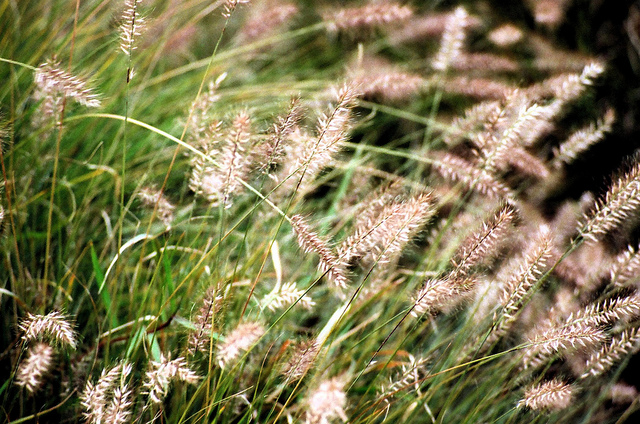
%> input picture out_of_focus0686.jpg, 640 x 424 px
$ octave demoLBP.m   (GNU Octave 9; MATLAB toolbox functions it lacks are replaced by stand-ins)
%> lines starting %> are read from the running program, lines starting %| are printed output that depends on the picture; in (x1, y1, x2, y2) boxes, pixels count from 0 and x2, y2 are one past the last pixel; in counts of white or black regions, pixels touching at a corner belong together; the program's own positions count from 1
clc;clear;
close all;


addpath(genpath('metrics'));
addpath(genpath('data'));

w = 15;
threshold = 12.5;


%% Reading input image directly from any folder

im = imread('out_of_focus0686.jpg');
%> im is the input picture: size 424x640x3 uint8; mean R, G, B 126.2, 120.5, 81.3
subplot(2,2,1); % Ploting image
% resizing images
im=imresize(im, [256 256]);
%> im: size 256x256x3 uint8
imshow(im);
title('Input image');
%%

% Separate color chennel
imR=im; % Takeing read image
imR(:,:,2:3)=0; % Making blue and green as 0
subplot(2,2,2); % Ploting the images
imshow(imR);
title('Read Image');

%%


imG=im; % Taking blue image
imG(:,:,1:2:3)=0;   % Read and blue become 0
subplot(2,2,3);
imshow(imG);
title('Green Image')
%%
imB=im; % Taking the green image
imB(:,:,1:2)=0; % Read and green components are 0
subplot(2,2,4);
imshow(imB);
title('Blue Image');
%% Selecting channels & making images gray scale
imR1=im(:,:,1);
imG1=im(:,:,2);
imB1=im(:,:,3);
%%
figure;
subplot(2,2,1);
imshow(imR1);
title('Read section');
%%
subplot(2,2,2);
imshow(imG1);
title('Green secton');
%%
subplot(2,2,3);
imshow(imB1);
title('Blue section');
%%
% Transfering Read, Green, and Blue to Gray Image
imGray=rgb2gray(im);
subplot(2,2,4);
imshow(imGray);
title('Gray image');
%%
% Using formula for gray conversion
imGray2=uint8(0.299*double(imR1)+0.587*double(imG1)+0.114*double(imB1));
figure;
imshow(imGray2);
title('Gray using formula');
%%
% Converting into gray scale
im1=rgb2gray(im);
figure
%%
% Implementing histogram
subplot(2,1,1)
imshow(im1);
subplot(2,1,2);
imhist(im1)
%%
% Threshholding
imA = im1 > 150;
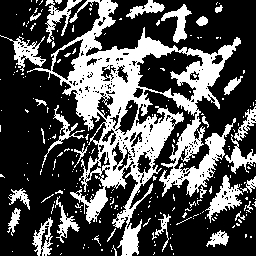
%> imA: size 256x256 logical; 31.5% white; 241 white regions (211 under 20 px), largest, box (x1, y1, x2, y2) and area: (27, 0, 241, 256) 14269, (205, 175, 243, 223) 635, (0, 35, 46, 72) 521
imA=~imA;
figure;
imshow(imA);
imA=double(imA);
for (i=1: 3)
    im(:,:,i)=uint8(double(im(:,:,i)).*imA);
end
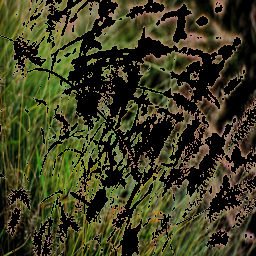
%> im: size 256x256x3 uint8; mean R, G, B 62.2, 61.7, 32.7
% im(:,:,3)=uint8(imA);


figure;
imshow(im);

%%
% Converting into gray scale
%im1=rgb2gray(im);
%figure

% Implementing histogram
subplot(2,1,1)
imshow(im1);
subplot(2,1,2);
imhist(im1)
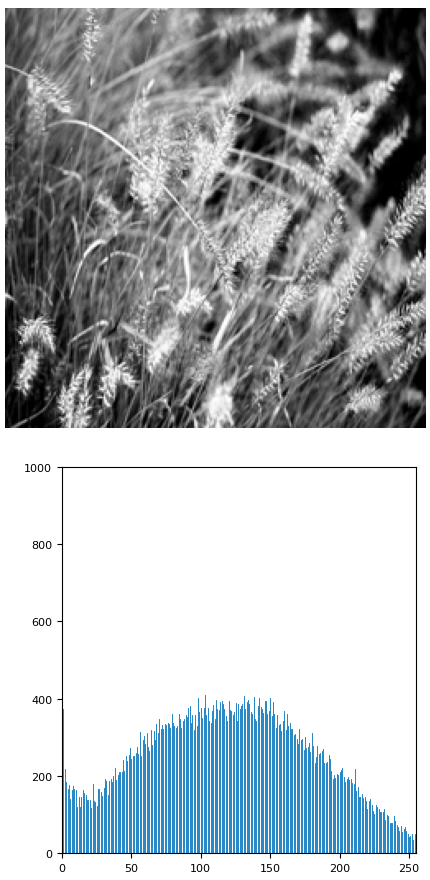
%> figure redrawn from the program's plot data, 2 panels


% Threshholding
imA = im1 > 100;
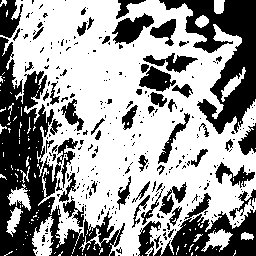
%> imA: size 256x256 logical; 60.1% white; 305 black regions (247 under 20 px), largest, box (x1, y1, x2, y2) and area: (0, 37, 125, 256) 9313, (159, 0, 256, 134) 5237, (154, 193, 256, 256) 2713
imA=~imA;
%> imA: size 256x256 logical; 39.9% white; 305 white regions (247 under 20 px)

r=regionprops(imA); % Area or maping
%> r = 305 regions; largest, box (x1, y1, x2, y2), Area and Centroid: (0, 37, 125, 256) 9313 [35.7 173.3], (159, 0, 256, 134) 5237 [227.5 54.9], (154, 193, 256, 256) 2713 [213.2 236.3], (112, 13, 154, 44) 685 [132.1 29.4], (0, 0, 23, 38) 558 [9.5 19.3]
for(i=1:length(r))
    if((r(i).Area<1000) && (r(i).Area>500))
       rr=r(i).BoundingBox;
    end
end
%> this loop made 305 passes
%> rr on pass 2: [0.5 0.5 23 38]
%> after the loop, rr = [139.5 66.5 37 26]


imshow(im);
title('Navigation map');
hold on;
rectangle('Position', rr,'EdgeColor','g');


%%
% I=rgb2gray(im2double(im));
 % I=max(im,[],3);

 I=min(im,[],3);
[height,width]=size(I);
%> height = 256; width = 256


interpOff = sqrt(2)/2;
I = double(I);
%> I: size 256x256 double
P = padarray(I, [1 1], 'replicate');
%%
% Entry (i,j) of this matrix contains the pixel to the
% right of (i,j) in I.
right = P(2:end-1, 3:end);

% Meanings of these are similar to that of 'right', above.
left = P(2:end-1, 1:end-2);
above = P(1:end-2, 2:end-1);
below = P(3:end, 2:end-1);
aboveRight = P(1:end-2, 3:end);
aboveLeft = P(1:end-2, 1:end-2);
belowRight = P(3:end, 3:end);
belowLeft = P(3:end, 1:end-2);
%%
% Entry (i,j) of interpK contains the interpolated value of g_k for
% pixel (i,j) of the original image.
interp0 = right;
interp1 = (1-interpOff)*((1-interpOff) .* I + interpOff .* right) + interpOff *((1-interpOff) .* above + interpOff .* aboveRight);
interp2 = above;
interp3 = (1-interpOff)*((1-interpOff) .* I + interpOff .* left ) + interpOff *((1-interpOff) .* above + interpOff .* aboveLeft);
interp4 = left;
interp5 = (1-interpOff)*((1-interpOff) .* I + interpOff .* left ) + interpOff *((1-interpOff) .* below + interpOff .* belowLeft);
interp6 = below;
interp7 = (1-interpOff)*((1-interpOff) .* I + interpOff .* right ) + interpOff *((1-interpOff) .* below + interpOff .* belowRight);
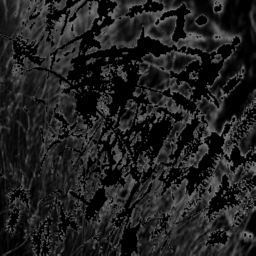
%> interp7: size 256x256 double; min 0, max 129.1, mean 32.7

interp0 = floor(interp0);
interp1 = floor(interp1);
interp2 = floor(interp2);
interp3 = floor(interp3);
interp4 = floor(interp4);
interp5 = floor(interp5);
interp6 = floor(interp6);
interp7 = floor(interp7);
%%
% Image s_k at (i,j) contains the bit for g_k at (i,j)
s0 = syi(interp0 - I-threshold);
%> in syi, `suVal = (x > 0);`: suVal: size 256x256 logical; 17.9% white in thin lines or dots
s1 = syi(interp1 - I-threshold);
%> in syi (call 2), `suVal = (x > 0);`: suVal: size 256x256 logical; 17.5% white in thin lines or dots
s2 = syi(interp2 - I-threshold);
%> in syi (call 3), `suVal = (x > 0);`: suVal: size 256x256 logical; 14% white in thin lines or dots
s3 = syi(interp3 - I-threshold);
%> in syi (call 4), `suVal = (x > 0);`: suVal: size 256x256 logical; 19.8% white in thin lines or dots
s4 = syi(interp4 - I-threshold);
%> in syi (call 5), `suVal = (x > 0);`: suVal: size 256x256 logical; 17.7% white in thin lines or dots
s5 = syi(interp5 - I-threshold);
%> in syi (call 6), `suVal = (x > 0);`: suVal: size 256x256 logical; 17.7% white in thin lines or dots
s6 = syi(interp6 - I-threshold);
%> in syi (call 7), `suVal = (x > 0);`: suVal: size 256x256 logical; 14.1% white in thin lines or dots
s7 = syi(interp7 - I-threshold);
%> in syi (call 8), `suVal = (x > 0);`: suVal: size 256x256 logical; 19.8% white in thin lines or dots
%%
% I: central pixel
% interpN: pixels around center
% Compute the uniformity.
U = abs(s0 - s7) + ...
    abs(s1 - s0) + ...
    abs(s2 - s1) + ...
    abs(s3 - s2) + ...
    abs(s4 - s3) + ...
    abs(s5 - s4) + ...
    abs(s6 - s5) + ...
    abs(s7 - s6);
%%

% Compute number of bits in each LBP.  For the uniform
% patterns this is the correct pattern id.
LBP81riu2 = s0 + s1 + s2 + s3 + s4 + s5 + s6 + s7;

% If the pattern is not uniform, replace the bit count
% with 9, to indicate a non-uniform pattern.
LBP81riu2(U > 2) = 9;
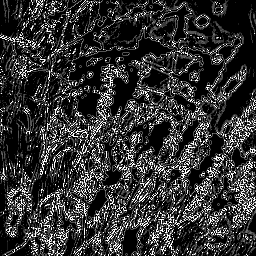
%> LBP81riu2: size 256x256 double; min 0, max 9, mean 1.82; drawn with min black and max white
 % [5 lines of commented-out code are left out]

window_r = (w-1)/2;
num = w^2;

%maps computations
% LBP

ltp_map_pad = padarray(LBP81riu2,[window_r,window_r],'replicate');
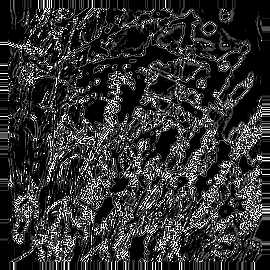
%> ltp_map_pad: size 270x270 double; min 0, max 9, mean 1.73; drawn with min black and max white
for j = 1:height
    for i = 1:width
        ltpmap_patch = ltp_map_pad(j:j+w-1,i:i+w-1);
        temp = (ltpmap_patch >=6 & ltpmap_patch <= 9);

        LBPmap (j,i) =sum(temp(:))/num;
    end

end

figure, imshow(LBPmap,[]);

%%
function suVal = s(x, threshold)
suVal = (x > threshold);
end
function suVal = syi(x)
suVal = (x > 0);
end
